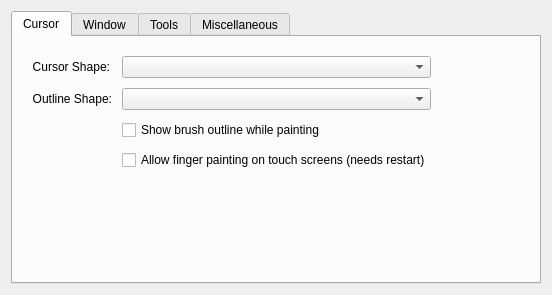
<?xml version="1.0" encoding="UTF-8"?>
<ui version="4.0">
 <class>WdgGeneralSettings</class>
 <widget class="QWidget" name="WdgGeneralSettings">
  <property name="geometry">
   <rect>
    <x>0</x>
    <y>0</y>
    <width>552</width>
    <height>295</height>
   </rect>
  </property>
  <property name="sizePolicy">
   <sizepolicy hsizetype="Fixed" vsizetype="Minimum">
    <horstretch>0</horstretch>
    <verstretch>0</verstretch>
   </sizepolicy>
  </property>
  <property name="minimumSize">
   <size>
    <width>552</width>
    <height>295</height>
   </size>
  </property>
  <property name="layoutDirection">
   <enum>Qt::LeftToRight</enum>
  </property>
  <layout class="QGridLayout" name="gridLayout">
   <item row="0" column="0">
    <widget class="QTabWidget" name="tabWidget">
     <property name="currentIndex">
      <number>0</number>
     </property>
     <widget class="QWidget" name="tab">
      <attribute name="title">
       <string>Cursor</string>
      </attribute>
      <layout class="QGridLayout" name="gridLayout_2">
       <item row="1" column="0">
        <layout class="QFormLayout" name="formLayout_2">
         <property name="horizontalSpacing">
          <number>10</number>
         </property>
         <property name="verticalSpacing">
          <number>10</number>
         </property>
         <property name="leftMargin">
          <number>10</number>
         </property>
         <property name="topMargin">
          <number>10</number>
         </property>
         <property name="rightMargin">
          <number>10</number>
         </property>
         <property name="bottomMargin">
          <number>10</number>
         </property>
         <item row="0" column="0">
          <widget class="QLabel" name="textLabel1">
           <property name="sizePolicy">
            <sizepolicy hsizetype="Preferred" vsizetype="Preferred">
             <horstretch>0</horstretch>
             <verstretch>0</verstretch>
            </sizepolicy>
           </property>
           <property name="text">
            <string>Cursor Shape:</string>
           </property>
           <property name="alignment">
            <set>Qt::AlignRight|Qt::AlignTrailing|Qt::AlignVCenter</set>
           </property>
          </widget>
         </item>
         <item row="0" column="1">
          <widget class="QComboBox" name="m_cmbCursorShape"/>
         </item>
         <item row="1" column="0">
          <widget class="QLabel" name="textLabel1_2">
           <property name="sizePolicy">
            <sizepolicy hsizetype="Preferred" vsizetype="Preferred">
             <horstretch>0</horstretch>
             <verstretch>0</verstretch>
            </sizepolicy>
           </property>
           <property name="text">
            <string>Outline Shape:</string>
           </property>
           <property name="alignment">
            <set>Qt::AlignRight|Qt::AlignTrailing|Qt::AlignVCenter</set>
           </property>
          </widget>
         </item>
         <item row="1" column="1">
          <widget class="QComboBox" name="m_cmbOutlineShape"/>
         </item>
         <item row="2" column="1">
          <widget class="QCheckBox" name="m_showOutlinePainting">
           <property name="sizePolicy">
            <sizepolicy hsizetype="Fixed" vsizetype="Fixed">
             <horstretch>0</horstretch>
             <verstretch>0</verstretch>
            </sizepolicy>
           </property>
           <property name="minimumSize">
            <size>
             <width>200</width>
             <height>0</height>
            </size>
           </property>
           <property name="text">
            <string>Show brush outline while painting</string>
           </property>
          </widget>
         </item>
         <item row="3" column="1">
          <widget class="QCheckBox" name="chkFingerPainting">
           <property name="text">
            <string>Allow finger painting on touch screens (needs restart)</string>
           </property>
          </widget>
         </item>
        </layout>
       </item>
       <item row="1" column="1">
        <spacer name="horizontalSpacer_5">
         <property name="orientation">
          <enum>Qt::Horizontal</enum>
         </property>
         <property name="sizeHint" stdset="0">
          <size>
           <width>40</width>
           <height>20</height>
          </size>
         </property>
        </spacer>
       </item>
       <item row="2" column="0">
        <spacer name="verticalSpacer_3">
         <property name="orientation">
          <enum>Qt::Vertical</enum>
         </property>
         <property name="sizeHint" stdset="0">
          <size>
           <width>20</width>
           <height>40</height>
          </size>
         </property>
        </spacer>
       </item>
      </layout>
     </widget>
     <widget class="QWidget" name="tab_3">
      <attribute name="title">
       <string>Window</string>
      </attribute>
      <layout class="QGridLayout" name="gridLayout_3">
       <item row="2" column="0">
        <spacer name="verticalSpacer">
         <property name="orientation">
          <enum>Qt::Vertical</enum>
         </property>
         <property name="sizeHint" stdset="0">
          <size>
           <width>20</width>
           <height>40</height>
          </size>
         </property>
        </spacer>
       </item>
       <item row="1" column="0">
        <layout class="QGridLayout" name="gridLayout_6">
         <property name="leftMargin">
          <number>10</number>
         </property>
         <property name="topMargin">
          <number>10</number>
         </property>
         <property name="rightMargin">
          <number>10</number>
         </property>
         <property name="bottomMargin">
          <number>10</number>
         </property>
         <property name="spacing">
          <number>10</number>
         </property>
         <item row="0" column="0">
          <widget class="QLabel" name="label_2">
           <property name="sizePolicy">
            <sizepolicy hsizetype="Minimum" vsizetype="Preferred">
             <horstretch>0</horstretch>
             <verstretch>0</verstretch>
            </sizepolicy>
           </property>
           <property name="text">
            <string>Multiple Document Mode:</string>
           </property>
           <property name="alignment">
            <set>Qt::AlignRight|Qt::AlignTrailing|Qt::AlignVCenter</set>
           </property>
          </widget>
         </item>
         <item row="2" column="0">
          <widget class="QLabel" name="label_4">
           <property name="text">
            <string>Window Background:</string>
           </property>
           <property name="alignment">
            <set>Qt::AlignRight|Qt::AlignTrailing|Qt::AlignVCenter</set>
           </property>
          </widget>
         </item>
         <item row="1" column="1">
          <layout class="QHBoxLayout" name="horizontalLayout" stretch="0,0,0">
           <item>
            <widget class="QLabel" name="m_backgroundimage">
             <property name="minimumSize">
              <size>
               <width>200</width>
               <height>0</height>
              </size>
             </property>
             <property name="frameShape">
              <enum>QFrame::StyledPanel</enum>
             </property>
             <property name="frameShadow">
              <enum>QFrame::Sunken</enum>
             </property>
             <property name="text">
              <string/>
             </property>
            </widget>
           </item>
           <item>
            <widget class="QToolButton" name="m_bnFileName">
             <property name="text">
              <string>...</string>
             </property>
            </widget>
           </item>
           <item>
            <widget class="QPushButton" name="clearBgImageButton">
             <property name="sizePolicy">
              <sizepolicy hsizetype="Minimum" vsizetype="Fixed">
               <horstretch>0</horstretch>
               <verstretch>0</verstretch>
              </sizepolicy>
             </property>
             <property name="text">
              <string>Clear</string>
             </property>
            </widget>
           </item>
          </layout>
         </item>
         <item row="2" column="1">
          <widget class="KisColorButton" name="m_mdiColor">
           <property name="sizePolicy">
            <sizepolicy hsizetype="Fixed" vsizetype="Fixed">
             <horstretch>0</horstretch>
             <verstretch>0</verstretch>
            </sizepolicy>
           </property>
           <property name="text">
            <string/>
           </property>
          </widget>
         </item>
         <item row="1" column="0">
          <widget class="QLabel" name="label_5">
           <property name="text">
            <string>Background Image (overrides color):</string>
           </property>
          </widget>
         </item>
         <item row="0" column="1">
          <widget class="QComboBox" name="m_cmbMDIType">
           <property name="sizePolicy">
            <sizepolicy hsizetype="Fixed" vsizetype="Fixed">
             <horstretch>0</horstretch>
             <verstretch>0</verstretch>
            </sizepolicy>
           </property>
           <property name="currentIndex">
            <number>1</number>
           </property>
           <item>
            <property name="text">
             <string>Subwindows</string>
            </property>
           </item>
           <item>
            <property name="text">
             <string>Tabs</string>
            </property>
           </item>
          </widget>
         </item>
         <item row="3" column="1">
          <layout class="QHBoxLayout" name="horizontalLayout_2">
           <item>
            <widget class="QCheckBox" name="m_chkRubberBand">
             <property name="sizePolicy">
              <sizepolicy hsizetype="Preferred" vsizetype="Fixed">
               <horstretch>0</horstretch>
               <verstretch>0</verstretch>
              </sizepolicy>
             </property>
             <property name="text">
              <string/>
             </property>
            </widget>
           </item>
           <item>
            <widget class="QLabel" name="label_6">
             <property name="text">
              <string>Don't show contents when moving sub-windows</string>
             </property>
            </widget>
           </item>
           <item>
            <spacer name="horizontalSpacer_3">
             <property name="orientation">
              <enum>Qt::Horizontal</enum>
             </property>
             <property name="sizeHint" stdset="0">
              <size>
               <width>40</width>
               <height>20</height>
              </size>
             </property>
            </spacer>
           </item>
          </layout>
         </item>
         <item row="4" column="1">
          <layout class="QHBoxLayout" name="horizontalLayout_3">
           <item>
            <widget class="QCheckBox" name="m_chkCanvasMessages">
             <property name="text">
              <string/>
             </property>
            </widget>
           </item>
           <item>
            <widget class="QLabel" name="label_7">
             <property name="text">
              <string>Show on-canvas popup messages:</string>
             </property>
            </widget>
           </item>
           <item>
            <spacer name="horizontalSpacer_2">
             <property name="orientation">
              <enum>Qt::Horizontal</enum>
             </property>
             <property name="sizeHint" stdset="0">
              <size>
               <width>40</width>
               <height>20</height>
              </size>
             </property>
            </spacer>
           </item>
          </layout>
         </item>
        </layout>
       </item>
       <item row="1" column="1">
        <spacer name="horizontalSpacer_4">
         <property name="orientation">
          <enum>Qt::Horizontal</enum>
         </property>
         <property name="sizeHint" stdset="0">
          <size>
           <width>40</width>
           <height>20</height>
          </size>
         </property>
        </spacer>
       </item>
      </layout>
     </widget>
     <widget class="QWidget" name="Tools">
      <attribute name="title">
       <string>Tools</string>
      </attribute>
      <layout class="QGridLayout" name="gridLayout_4">
       <item row="1" column="1">
        <layout class="QVBoxLayout" name="verticalLayout">
         <property name="spacing">
          <number>10</number>
         </property>
         <property name="leftMargin">
          <number>10</number>
         </property>
         <property name="topMargin">
          <number>10</number>
         </property>
         <property name="rightMargin">
          <number>10</number>
         </property>
         <property name="bottomMargin">
          <number>10</number>
         </property>
         <item>
          <widget class="QGroupBox" name="groupBox_4">
           <property name="title">
            <string>Tool Options Location (needs restart)</string>
           </property>
           <layout class="QVBoxLayout" name="verticalLayout_3">
            <item>
             <widget class="QRadioButton" name="m_radioToolOptionsInDocker">
              <property name="text">
               <string>In Doc&amp;ker</string>
              </property>
             </widget>
            </item>
            <item>
             <widget class="QRadioButton" name="m_radioToolOptionsInToolbar">
              <property name="text">
               <string>In Tool&amp;bar</string>
              </property>
              <property name="checked">
               <bool>true</bool>
              </property>
             </widget>
            </item>
           </layout>
          </widget>
         </item>
         <item>
          <widget class="QCheckBox" name="m_chkSwitchSelectionCtrlAlt">
           <property name="text">
            <string>Switch Control/Alt Selection Modifiers</string>
           </property>
          </widget>
         </item>
         <item>
          <spacer name="verticalSpacer_2">
           <property name="orientation">
            <enum>Qt::Vertical</enum>
           </property>
           <property name="sizeHint" stdset="0">
            <size>
             <width>20</width>
             <height>40</height>
            </size>
           </property>
          </spacer>
         </item>
        </layout>
       </item>
       <item row="1" column="2">
        <spacer name="horizontalSpacer_6">
         <property name="orientation">
          <enum>Qt::Horizontal</enum>
         </property>
         <property name="sizeHint" stdset="0">
          <size>
           <width>40</width>
           <height>20</height>
          </size>
         </property>
        </spacer>
       </item>
      </layout>
     </widget>
     <widget class="QWidget" name="Miscellaneous">
      <attribute name="title">
       <string>Miscellaneous</string>
      </attribute>
      <layout class="QGridLayout" name="gridLayout_5">
       <item row="0" column="0">
        <layout class="QGridLayout" name="gridLayout_7">
         <property name="leftMargin">
          <number>10</number>
         </property>
         <property name="topMargin">
          <number>10</number>
         </property>
         <property name="rightMargin">
          <number>10</number>
         </property>
         <property name="bottomMargin">
          <number>10</number>
         </property>
         <property name="spacing">
          <number>10</number>
         </property>
         <item row="0" column="0">
          <widget class="QCheckBox" name="m_autosaveCheckBox">
           <property name="sizePolicy">
            <sizepolicy hsizetype="Minimum" vsizetype="Fixed">
             <horstretch>0</horstretch>
             <verstretch>0</verstretch>
            </sizepolicy>
           </property>
           <property name="layoutDirection">
            <enum>Qt::RightToLeft</enum>
           </property>
           <property name="text">
            <string>Autosave every:</string>
           </property>
           <property name="checked">
            <bool>true</bool>
           </property>
          </widget>
         </item>
         <item row="4" column="0">
          <widget class="QLabel" name="label">
           <property name="sizePolicy">
            <sizepolicy hsizetype="Minimum" vsizetype="Preferred">
             <horstretch>0</horstretch>
             <verstretch>0</verstretch>
            </sizepolicy>
           </property>
           <property name="text">
            <string>Undo stack size:</string>
           </property>
           <property name="alignment">
            <set>Qt::AlignRight|Qt::AlignTrailing|Qt::AlignVCenter</set>
           </property>
          </widget>
         </item>
         <item row="1" column="1">
          <widget class="QCheckBox" name="m_chkCompressKra">
           <property name="text">
            <string>Compress .kra files more (slows loading/saving)</string>
           </property>
          </widget>
         </item>
         <item row="2" column="1">
          <widget class="QCheckBox" name="m_backupFileCheckBox">
           <property name="text">
            <string>Create backup file </string>
           </property>
          </widget>
         </item>
         <item row="5" column="1">
          <widget class="KisIntParseSpinBox" name="m_favoritePresetsSpinBox">
           <property name="sizePolicy">
            <sizepolicy hsizetype="Fixed" vsizetype="Fixed">
             <horstretch>0</horstretch>
             <verstretch>0</verstretch>
            </sizepolicy>
           </property>
           <property name="minimumSize">
            <size>
             <width>75</width>
             <height>0</height>
            </size>
           </property>
           <property name="minimum">
            <number>10</number>
           </property>
           <property name="maximum">
            <number>30</number>
           </property>
          </widget>
         </item>
         <item row="5" column="0">
          <widget class="QLabel" name="label_3">
           <property name="sizePolicy">
            <sizepolicy hsizetype="Minimum" vsizetype="Preferred">
             <horstretch>0</horstretch>
             <verstretch>0</verstretch>
            </sizepolicy>
           </property>
           <property name="text">
            <string>Favorite presets:</string>
           </property>
           <property name="alignment">
            <set>Qt::AlignRight|Qt::AlignTrailing|Qt::AlignVCenter</set>
           </property>
          </widget>
         </item>
         <item row="0" column="1">
          <widget class="KisIntParseSpinBox" name="m_autosaveSpinBox">
           <property name="sizePolicy">
            <sizepolicy hsizetype="Fixed" vsizetype="Fixed">
             <horstretch>0</horstretch>
             <verstretch>0</verstretch>
            </sizepolicy>
           </property>
           <property name="minimumSize">
            <size>
             <width>75</width>
             <height>0</height>
            </size>
           </property>
           <property name="suffix">
            <string> min</string>
           </property>
           <property name="minimum">
            <number>1</number>
           </property>
           <property name="maximum">
            <number>1440</number>
           </property>
           <property name="singleStep">
            <number>5</number>
           </property>
           <property name="value">
            <number>15</number>
           </property>
          </widget>
         </item>
         <item row="4" column="1">
          <widget class="KisIntParseSpinBox" name="m_undoStackSize">
           <property name="sizePolicy">
            <sizepolicy hsizetype="Fixed" vsizetype="Fixed">
             <horstretch>0</horstretch>
             <verstretch>0</verstretch>
            </sizepolicy>
           </property>
           <property name="minimumSize">
            <size>
             <width>75</width>
             <height>0</height>
            </size>
           </property>
           <property name="minimum">
            <number>0</number>
           </property>
           <property name="maximum">
            <number>1000</number>
           </property>
           <property name="singleStep">
            <number>5</number>
           </property>
           <property name="value">
            <number>30</number>
           </property>
          </widget>
         </item>
         <item row="6" column="1">
          <widget class="QCheckBox" name="chkShowRootLayer">
           <property name="text">
            <string>Show root layer</string>
           </property>
          </widget>
         </item>
         <item row="7" column="1">
          <widget class="QCheckBox" name="m_hideSplashScreen">
           <property name="text">
            <string>Hide splash screen on startup</string>
           </property>
          </widget>
         </item>
         <item row="3" column="1">
          <widget class="QCheckBox" name="m_chkConvertOnImport">
           <property name="text">
            <string>On importing images as layers, convert to the image colorspace</string>
           </property>
          </widget>
         </item>
        </layout>
       </item>
       <item row="1" column="0">
        <spacer name="verticalSpacer_4">
         <property name="orientation">
          <enum>Qt::Vertical</enum>
         </property>
         <property name="sizeHint" stdset="0">
          <size>
           <width>20</width>
           <height>40</height>
          </size>
         </property>
        </spacer>
       </item>
      </layout>
     </widget>
    </widget>
   </item>
   <item row="1" column="0">
    <spacer name="verticalSpacer_5">
     <property name="orientation">
      <enum>Qt::Vertical</enum>
     </property>
     <property name="sizeHint" stdset="0">
      <size>
       <width>20</width>
       <height>40</height>
      </size>
     </property>
    </spacer>
   </item>
  </layout>
 </widget>
 <customwidgets>
  <customwidget>
   <class>KisIntParseSpinBox</class>
   <extends>QSpinBox</extends>
   <header>kis_int_parse_spin_box.h</header>
  </customwidget>
  <customwidget>
   <class>KisColorButton</class>
   <extends>QPushButton</extends>
   <header>kis_color_button.h</header>
  </customwidget>
 </customwidgets>
 <resources/>
 <connections/>
</ui>
